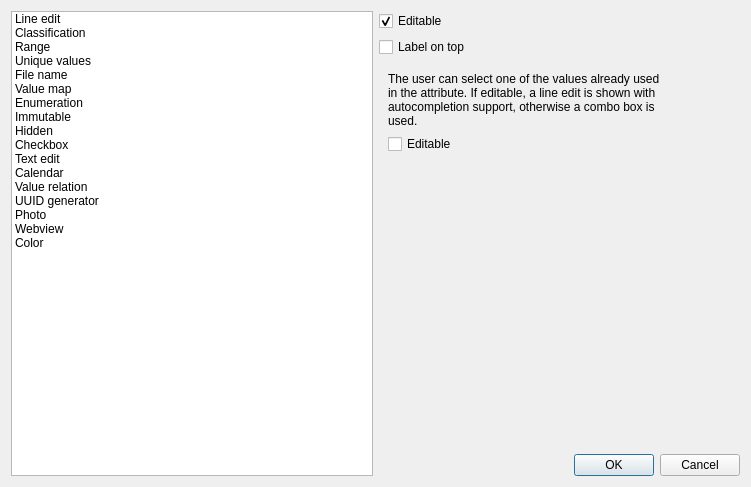
<?xml version="1.0" encoding="UTF-8"?>
<ui version="4.0">
 <class>QgsAttributeTypeDialog</class>
 <widget class="QDialog" name="QgsAttributeTypeDialog">
  <property name="geometry">
   <rect>
    <x>0</x>
    <y>0</y>
    <width>751</width>
    <height>487</height>
   </rect>
  </property>
  <property name="windowTitle">
   <string>Attribute Edit Dialog</string>
  </property>
  <layout class="QGridLayout" name="gridLayout_4">
   <item row="0" column="0" rowspan="5">
    <widget class="QListWidget" name="selectionListWidget">
     <item>
      <property name="text">
       <string>Line edit</string>
      </property>
     </item>
     <item>
      <property name="text">
       <string>Classification</string>
      </property>
     </item>
     <item>
      <property name="text">
       <string>Range</string>
      </property>
     </item>
     <item>
      <property name="text">
       <string>Unique values</string>
      </property>
     </item>
     <item>
      <property name="text">
       <string>File name</string>
      </property>
     </item>
     <item>
      <property name="text">
       <string>Value map</string>
      </property>
     </item>
     <item>
      <property name="text">
       <string>Enumeration</string>
      </property>
     </item>
     <item>
      <property name="text">
       <string>Immutable</string>
      </property>
     </item>
     <item>
      <property name="text">
       <string>Hidden</string>
      </property>
     </item>
     <item>
      <property name="text">
       <string>Checkbox</string>
      </property>
     </item>
     <item>
      <property name="text">
       <string>Text edit</string>
      </property>
     </item>
     <item>
      <property name="text">
       <string>Calendar</string>
      </property>
     </item>
     <item>
      <property name="text">
       <string>Value relation</string>
      </property>
     </item>
     <item>
      <property name="text">
       <string>UUID generator</string>
      </property>
     </item>
     <item>
      <property name="text">
       <string>Photo</string>
      </property>
     </item>
     <item>
      <property name="text">
       <string>Webview</string>
      </property>
     </item>
     <item>
      <property name="text">
       <string>Color</string>
      </property>
     </item>
    </widget>
   </item>
   <item row="1" column="1">
    <widget class="QCheckBox" name="labelOnTopCheckBox">
     <property name="text">
      <string>Label on top</string>
     </property>
     <property name="checked">
      <bool>false</bool>
     </property>
    </widget>
   </item>
   <item row="4" column="1">
    <widget class="QDialogButtonBox" name="buttonBox">
     <property name="orientation">
      <enum>Qt::Horizontal</enum>
     </property>
     <property name="standardButtons">
      <set>QDialogButtonBox::Cancel|QDialogButtonBox::Ok</set>
     </property>
    </widget>
   </item>
   <item row="2" column="1">
    <widget class="QStackedWidget" name="stackedWidget">
     <property name="sizePolicy">
      <sizepolicy hsizetype="Expanding" vsizetype="Expanding">
       <horstretch>0</horstretch>
       <verstretch>0</verstretch>
      </sizepolicy>
     </property>
     <property name="currentIndex">
      <number>3</number>
     </property>
     <widget class="QWidget" name="lineEditPage">
      <layout class="QVBoxLayout" name="verticalLayout_1">
       <item>
        <widget class="QLabel" name="lineEditLabel">
         <property name="text">
          <string>Simple edit box. This is the default editation widget.</string>
         </property>
        </widget>
       </item>
       <item>
        <spacer name="verticalSpacer_5">
         <property name="orientation">
          <enum>Qt::Vertical</enum>
         </property>
         <property name="sizeHint" stdset="0">
          <size>
           <width>20</width>
           <height>321</height>
          </size>
         </property>
        </spacer>
       </item>
      </layout>
     </widget>
     <widget class="QWidget" name="classificationPage">
      <layout class="QVBoxLayout" name="verticalLayout_10">
       <item>
        <widget class="QLabel" name="classificationLabel">
         <property name="text">
          <string>Displays combo box containing values of attribute used for classification.</string>
         </property>
         <property name="wordWrap">
          <bool>true</bool>
         </property>
        </widget>
       </item>
       <item>
        <spacer name="verticalSpacer_6">
         <property name="orientation">
          <enum>Qt::Vertical</enum>
         </property>
         <property name="sizeHint" stdset="0">
          <size>
           <width>20</width>
           <height>304</height>
          </size>
         </property>
        </spacer>
       </item>
      </layout>
     </widget>
     <widget class="QWidget" name="rangePage">
      <layout class="QVBoxLayout" name="verticalLayout_4">
       <item>
        <widget class="QLabel" name="label_14">
         <property name="text">
          <string>obsolete</string>
         </property>
        </widget>
       </item>
      </layout>
     </widget>
     <widget class="QWidget" name="uniqueValuesPage">
      <layout class="QVBoxLayout" name="verticalLayout_3">
       <item>
        <layout class="QFormLayout" name="formLayout">
         <item row="0" column="0">
          <widget class="QLabel" name="label">
           <property name="text">
            <string>The user can select one of the values already used in the attribute. If editable, a line edit is shown with autocompletion support, otherwise a combo box is used.</string>
           </property>
           <property name="wordWrap">
            <bool>true</bool>
           </property>
          </widget>
         </item>
         <item row="1" column="0">
          <widget class="QCheckBox" name="editableUniqueValues">
           <property name="text">
            <string>Editable</string>
           </property>
          </widget>
         </item>
         <item row="2" column="0">
          <spacer name="verticalSpacer">
           <property name="orientation">
            <enum>Qt::Vertical</enum>
           </property>
           <property name="sizeHint" stdset="0">
            <size>
             <width>20</width>
             <height>40</height>
            </size>
           </property>
          </spacer>
         </item>
        </layout>
       </item>
      </layout>
     </widget>
     <widget class="QWidget" name="fileNamePage">
      <layout class="QVBoxLayout" name="verticalLayout_5">
       <item>
        <widget class="QLabel" name="fileNameLabel">
         <property name="text">
          <string>Simplifies file selection by adding a file chooser dialog.</string>
         </property>
         <property name="wordWrap">
          <bool>true</bool>
         </property>
        </widget>
       </item>
       <item>
        <spacer name="verticalSpacer_2">
         <property name="orientation">
          <enum>Qt::Vertical</enum>
         </property>
         <property name="sizeHint" stdset="0">
          <size>
           <width>20</width>
           <height>40</height>
          </size>
         </property>
        </spacer>
       </item>
      </layout>
     </widget>
     <widget class="QWidget" name="valueMapPage">
      <layout class="QGridLayout" name="gridLayout">
       <item row="0" column="0">
        <widget class="QLabel" name="label_16">
         <property name="text">
          <string>obsolete</string>
         </property>
        </widget>
       </item>
      </layout>
     </widget>
     <widget class="QWidget" name="enumerationPage">
      <layout class="QVBoxLayout" name="verticalLayout_7">
       <item>
        <widget class="QLabel" name="enumerationLabel">
         <property name="text">
          <string>Combo box with values that can be used within the column's type. Must be supported by the provider.</string>
         </property>
         <property name="wordWrap">
          <bool>true</bool>
         </property>
        </widget>
       </item>
       <item>
        <widget class="QLabel" name="enumerationWarningLabel">
         <property name="text">
          <string/>
         </property>
        </widget>
       </item>
       <item>
        <spacer name="verticalSpacer_3">
         <property name="orientation">
          <enum>Qt::Vertical</enum>
         </property>
         <property name="sizeHint" stdset="0">
          <size>
           <width>20</width>
           <height>304</height>
          </size>
         </property>
        </spacer>
       </item>
      </layout>
     </widget>
     <widget class="QWidget" name="immutablePage">
      <layout class="QVBoxLayout" name="verticalLayout_8">
       <item>
        <widget class="QLabel" name="immutableLabel">
         <property name="text">
          <string>An immutable attribute is read-only - the user is not able to modify the contents.</string>
         </property>
         <property name="wordWrap">
          <bool>true</bool>
         </property>
        </widget>
       </item>
       <item>
        <spacer name="verticalSpacer_4">
         <property name="orientation">
          <enum>Qt::Vertical</enum>
         </property>
         <property name="sizeHint" stdset="0">
          <size>
           <width>20</width>
           <height>304</height>
          </size>
         </property>
        </spacer>
       </item>
      </layout>
     </widget>
     <widget class="QWidget" name="hiddenPage">
      <layout class="QVBoxLayout" name="verticalLayout_9">
       <item>
        <widget class="QLabel" name="hiddenLabel">
         <property name="text">
          <string>A hidden attribute will be invisible - the user is not able to see it's contents.</string>
         </property>
         <property name="wordWrap">
          <bool>true</bool>
         </property>
        </widget>
       </item>
       <item>
        <spacer name="verticalSpacer_7">
         <property name="orientation">
          <enum>Qt::Vertical</enum>
         </property>
         <property name="sizeHint" stdset="0">
          <size>
           <width>20</width>
           <height>304</height>
          </size>
         </property>
        </spacer>
       </item>
      </layout>
     </widget>
     <widget class="QWidget" name="checkBoxPage">
      <property name="maximumSize">
       <size>
        <width>453</width>
        <height>333</height>
       </size>
      </property>
      <layout class="QVBoxLayout" name="verticalLayout_13">
       <item>
        <layout class="QGridLayout" name="gridLayout_2">
         <item row="0" column="2">
          <widget class="QLineEdit" name="leCheckedState"/>
         </item>
         <item row="0" column="1">
          <widget class="QLabel" name="label_2">
           <property name="text">
            <string>Representation for checked state</string>
           </property>
          </widget>
         </item>
         <item row="1" column="1">
          <widget class="QLabel" name="label_3">
           <property name="text">
            <string>Representation for unchecked state</string>
           </property>
          </widget>
         </item>
         <item row="1" column="2">
          <widget class="QLineEdit" name="leUncheckedState"/>
         </item>
        </layout>
       </item>
       <item>
        <spacer name="verticalSpacer_8">
         <property name="orientation">
          <enum>Qt::Vertical</enum>
         </property>
         <property name="sizeHint" stdset="0">
          <size>
           <width>20</width>
           <height>40</height>
          </size>
         </property>
        </spacer>
       </item>
      </layout>
     </widget>
     <widget class="QWidget" name="textEditPage">
      <layout class="QVBoxLayout" name="verticalLayout_25">
       <item>
        <widget class="QLabel" name="hiddenLabel_3">
         <property name="text">
          <string>A text edit field that accepts multiple lines will be used.</string>
         </property>
         <property name="wordWrap">
          <bool>true</bool>
         </property>
        </widget>
       </item>
       <item>
        <spacer name="verticalSpacer_17">
         <property name="orientation">
          <enum>Qt::Vertical</enum>
         </property>
         <property name="sizeHint" stdset="0">
          <size>
           <width>20</width>
           <height>302</height>
          </size>
         </property>
        </spacer>
       </item>
      </layout>
     </widget>
     <widget class="QWidget" name="calendarPage">
      <layout class="QGridLayout" name="gridLayout_5">
       <item row="4" column="0">
        <spacer name="verticalSpacer_9">
         <property name="orientation">
          <enum>Qt::Vertical</enum>
         </property>
         <property name="sizeHint" stdset="0">
          <size>
           <width>20</width>
           <height>40</height>
          </size>
         </property>
        </spacer>
       </item>
       <item row="2" column="0">
        <widget class="QLabel" name="label_10">
         <property name="text">
          <string>Date format</string>
         </property>
        </widget>
       </item>
       <item row="2" column="1">
        <widget class="QLineEdit" name="leDateFormat"/>
       </item>
       <item row="3" column="0" colspan="2">
        <widget class="QLabel" name="label_11">
         <property name="text">
          <string>&lt;html&gt;&lt;head/&gt;&lt;body&gt;&lt;p&gt;Example formats:&lt;/p&gt;&lt;table border=&quot;0&quot; style=&quot; margin-top:0px; margin-bottom:0px; margin-left:0px; margin-right:0px;&quot; cellspacing=&quot;2&quot; cellpadding=&quot;0&quot; bgcolor=&quot;#f6f6f6&quot;&gt;&lt;thead&gt;&lt;tr&gt;&lt;td style=&quot; vertical-align:top; padding-left:10; padding-right:15; padding-top:5; padding-bottom:5;&quot;&gt;&lt;p align=&quot;center&quot;&gt;&lt;span style=&quot; font-family:'Open Sans,sans-serif'; font-size:12px; font-weight:600; color:#363534;&quot;&gt;Format&lt;/span&gt;&lt;/p&gt;&lt;/td&gt;&lt;td style=&quot; vertical-align:top; padding-left:10; padding-right:15; padding-top:5; padding-bottom:5;&quot;&gt;&lt;p align=&quot;center&quot;&gt;&lt;span style=&quot; font-family:'Open Sans,sans-serif'; font-size:12px; font-weight:600; color:#363534;&quot;&gt;Result&lt;/span&gt;&lt;/p&gt;&lt;/td&gt;&lt;/tr&gt;&lt;/thead&gt;&lt;tr&gt;&lt;td bgcolor=&quot;#f6f6f6&quot; style=&quot; vertical-align:top; padding-left:10; padding-right:10; padding-top:3; padding-bottom:3;&quot;&gt;&lt;p&gt;&lt;span style=&quot; font-family:'Open Sans,sans-serif'; font-size:11px; color:#66666e; background-color:#f6f6f6;&quot;&gt;dd.MM.yyyy&lt;/span&gt;&lt;/p&gt;&lt;/td&gt;&lt;td bgcolor=&quot;#f6f6f6&quot; style=&quot; vertical-align:top; padding-left:10; padding-right:10; padding-top:3; padding-bottom:3;&quot;&gt;&lt;p&gt;&lt;span style=&quot; font-family:'Open Sans,sans-serif'; font-size:11px; color:#66666e; background-color:#f6f6f6;&quot;&gt;21.05.2001&lt;/span&gt;&lt;/p&gt;&lt;/td&gt;&lt;/tr&gt;&lt;tr&gt;&lt;td bgcolor=&quot;#ffffff&quot; style=&quot; vertical-align:top; padding-left:10; padding-right:10; padding-top:3; padding-bottom:3;&quot;&gt;&lt;p&gt;&lt;span style=&quot; font-family:'Open Sans,sans-serif'; font-size:11px; color:#66666e; background-color:#ffffff;&quot;&gt;ddd MMMM d yy&lt;/span&gt;&lt;/p&gt;&lt;/td&gt;&lt;td bgcolor=&quot;#ffffff&quot; style=&quot; vertical-align:top; padding-left:10; padding-right:10; padding-top:3; padding-bottom:3;&quot;&gt;&lt;p&gt;&lt;span style=&quot; font-family:'Open Sans,sans-serif'; font-size:11px; color:#66666e; background-color:#ffffff;&quot;&gt;Tue May 21 01&lt;/span&gt;&lt;/p&gt;&lt;/td&gt;&lt;/tr&gt;&lt;tr&gt;&lt;td bgcolor=&quot;#f6f6f6&quot; style=&quot; vertical-align:top; padding-left:10; padding-right:10; padding-top:3; padding-bottom:3;&quot;&gt;&lt;p&gt;&lt;span style=&quot; font-family:'Open Sans,sans-serif'; font-size:11px; color:#66666e; background-color:#f6f6f6;&quot;&gt;hh:mm:ss.zzz&lt;/span&gt;&lt;/p&gt;&lt;/td&gt;&lt;td bgcolor=&quot;#f6f6f6&quot; style=&quot; vertical-align:top; padding-left:10; padding-right:10; padding-top:3; padding-bottom:3;&quot;&gt;&lt;p&gt;&lt;span style=&quot; font-family:'Open Sans,sans-serif'; font-size:11px; color:#66666e; background-color:#f6f6f6;&quot;&gt;14:13:09.042&lt;/span&gt;&lt;/p&gt;&lt;/td&gt;&lt;/tr&gt;&lt;tr&gt;&lt;td bgcolor=&quot;#ffffff&quot; style=&quot; vertical-align:top; padding-left:10; padding-right:10; padding-top:3; padding-bottom:3;&quot;&gt;&lt;p&gt;&lt;span style=&quot; font-family:'Open Sans,sans-serif'; font-size:11px; color:#66666e; background-color:#ffffff;&quot;&gt;h:m:s ap&lt;/span&gt;&lt;/p&gt;&lt;/td&gt;&lt;td bgcolor=&quot;#ffffff&quot; style=&quot; vertical-align:top; padding-left:10; padding-right:10; padding-top:3; padding-bottom:3;&quot;&gt;&lt;p&gt;&lt;span style=&quot; font-family:'Open Sans,sans-serif'; font-size:11px; color:#66666e; background-color:#ffffff;&quot;&gt;2:13:9 pm&lt;/span&gt;&lt;/p&gt;&lt;/td&gt;&lt;/tr&gt;&lt;/table&gt;&lt;p&gt;&lt;a href=&quot;http://qt-project.org/doc/qt-5.0/qtcore/qdatetime.html#toString&quot;&gt;&lt;span style=&quot; text-decoration: underline; color:#0000ff;&quot;&gt;Reference documentation&lt;/span&gt;&lt;/a&gt;&lt;/p&gt;&lt;/body&gt;&lt;/html&gt;</string>
         </property>
         <property name="openExternalLinks">
          <bool>true</bool>
         </property>
        </widget>
       </item>
       <item row="0" column="0" colspan="2">
        <widget class="QLabel" name="label_4">
         <property name="text">
          <string>A calendar widget to enter a date.</string>
         </property>
        </widget>
       </item>
      </layout>
     </widget>
     <widget class="QWidget" name="valueRelationPage">
      <layout class="QGridLayout" name="gridLayout_3">
       <item row="3" column="0">
        <widget class="QLabel" name="label_7">
         <property name="text">
          <string>Value column</string>
         </property>
         <property name="buddy">
          <cstring>valueRelationValueColumn</cstring>
         </property>
        </widget>
       </item>
       <item row="5" column="2">
        <widget class="QCheckBox" name="valueRelationAllowNull">
         <property name="layoutDirection">
          <enum>Qt::RightToLeft</enum>
         </property>
         <property name="text">
          <string>Allow null value</string>
         </property>
        </widget>
       </item>
       <item row="11" column="0" colspan="3">
        <spacer name="verticalSpacer_10">
         <property name="orientation">
          <enum>Qt::Vertical</enum>
         </property>
         <property name="sizeHint" stdset="0">
          <size>
           <width>20</width>
           <height>40</height>
          </size>
         </property>
        </spacer>
       </item>
       <item row="9" column="2">
        <widget class="QToolButton" name="valueRelationEditExpression">
         <property name="layoutDirection">
          <enum>Qt::RightToLeft</enum>
         </property>
         <property name="text">
          <string>...</string>
         </property>
        </widget>
       </item>
       <item row="1" column="0">
        <widget class="QLabel" name="label_5">
         <property name="text">
          <string>Layer</string>
         </property>
         <property name="buddy">
          <cstring>valueRelationLayer</cstring>
         </property>
        </widget>
       </item>
       <item row="3" column="2">
        <widget class="QComboBox" name="valueRelationValueColumn"/>
       </item>
       <item row="1" column="2">
        <widget class="QComboBox" name="valueRelationLayer"/>
       </item>
       <item row="2" column="2">
        <widget class="QComboBox" name="valueRelationKeyColumn"/>
       </item>
       <item row="10" column="0" colspan="3">
        <widget class="QTextEdit" name="valueRelationFilterExpression"/>
       </item>
       <item row="9" column="0">
        <widget class="QLabel" name="label_19">
         <property name="text">
          <string>Filter expression</string>
         </property>
         <property name="buddy">
          <cstring>valueRelationValueColumn</cstring>
         </property>
        </widget>
       </item>
       <item row="2" column="0">
        <widget class="QLabel" name="label_6">
         <property name="text">
          <string>Key column</string>
         </property>
         <property name="buddy">
          <cstring>valueRelationKeyColumn</cstring>
         </property>
        </widget>
       </item>
       <item row="0" column="0" colspan="3">
        <widget class="QLabel" name="label_8">
         <property name="text">
          <string>Select layer, key column and value column</string>
         </property>
        </widget>
       </item>
       <item row="7" column="2">
        <widget class="QCheckBox" name="valueRelationAllowMulti">
         <property name="layoutDirection">
          <enum>Qt::RightToLeft</enum>
         </property>
         <property name="text">
          <string>Allow multiple selections</string>
         </property>
        </widget>
       </item>
       <item row="6" column="2">
        <widget class="QCheckBox" name="valueRelationOrderByValue">
         <property name="layoutDirection">
          <enum>Qt::RightToLeft</enum>
         </property>
         <property name="text">
          <string>Order by value</string>
         </property>
        </widget>
       </item>
      </layout>
     </widget>
     <widget class="QWidget" name="uuidGenPage">
      <layout class="QVBoxLayout" name="verticalLayout_14">
       <item>
        <widget class="QLabel" name="label_9">
         <property name="text">
          <string>Read-only field that generates a UUID if empty.</string>
         </property>
        </widget>
       </item>
       <item>
        <spacer name="verticalSpacer_11">
         <property name="orientation">
          <enum>Qt::Vertical</enum>
         </property>
         <property name="sizeHint" stdset="0">
          <size>
           <width>20</width>
           <height>294</height>
          </size>
         </property>
        </spacer>
       </item>
      </layout>
     </widget>
     <widget class="QWidget" name="pictureOrUrlPage">
      <layout class="QGridLayout" name="gridLayout_6">
       <item row="2" column="1">
        <widget class="QSpinBox" name="sbWidgetHeight">
         <property name="suffix">
          <string/>
         </property>
         <property name="prefix">
          <string/>
         </property>
         <property name="maximum">
          <number>10000</number>
         </property>
        </widget>
       </item>
       <item row="3" column="1">
        <spacer name="verticalSpacer_12">
         <property name="orientation">
          <enum>Qt::Vertical</enum>
         </property>
         <property name="sizeHint" stdset="0">
          <size>
           <width>20</width>
           <height>40</height>
          </size>
         </property>
        </spacer>
       </item>
       <item row="0" column="0" colspan="2">
        <widget class="QLabel" name="pictureOrUrlLabel">
         <property name="text">
          <string notr="true">Field contains a filename for a picture</string>
         </property>
        </widget>
       </item>
       <item row="1" column="0">
        <widget class="QLabel" name="label_12">
         <property name="text">
          <string>Width</string>
         </property>
        </widget>
       </item>
       <item row="2" column="0">
        <widget class="QLabel" name="label_13">
         <property name="text">
          <string>Height</string>
         </property>
        </widget>
       </item>
       <item row="1" column="1">
        <widget class="QSpinBox" name="sbWidgetWidth">
         <property name="maximum">
          <number>10000</number>
         </property>
        </widget>
       </item>
      </layout>
     </widget>
     <widget class="QWidget" name="colorPage">
      <layout class="QVBoxLayout" name="verticalLayout_6">
       <item>
        <widget class="QLabel" name="label_15">
         <property name="text">
          <string>Field contains a color</string>
         </property>
        </widget>
       </item>
       <item>
        <spacer name="verticalSpacer_14">
         <property name="orientation">
          <enum>Qt::Vertical</enum>
         </property>
         <property name="sizeHint" stdset="0">
          <size>
           <width>20</width>
           <height>320</height>
          </size>
         </property>
        </spacer>
       </item>
      </layout>
     </widget>
     <widget class="QWidget" name="pageEditorWidget">
      <layout class="QHBoxLayout" name="horizontalLayout"/>
     </widget>
    </widget>
   </item>
   <item row="0" column="1">
    <widget class="QCheckBox" name="isFieldEditableCheckBox">
     <property name="text">
      <string>Editable</string>
     </property>
     <property name="checked">
      <bool>true</bool>
     </property>
    </widget>
   </item>
  </layout>
 </widget>
 <resources/>
 <connections>
  <connection>
   <sender>buttonBox</sender>
   <signal>accepted()</signal>
   <receiver>QgsAttributeTypeDialog</receiver>
   <slot>accept()</slot>
   <hints>
    <hint type="sourcelabel">
     <x>520</x>
     <y>435</y>
    </hint>
    <hint type="destinationlabel">
     <x>157</x>
     <y>274</y>
    </hint>
   </hints>
  </connection>
  <connection>
   <sender>buttonBox</sender>
   <signal>rejected()</signal>
   <receiver>QgsAttributeTypeDialog</receiver>
   <slot>reject()</slot>
   <hints>
    <hint type="sourcelabel">
     <x>588</x>
     <y>435</y>
    </hint>
    <hint type="destinationlabel">
     <x>286</x>
     <y>274</y>
    </hint>
   </hints>
  </connection>
 </connections>
</ui>
